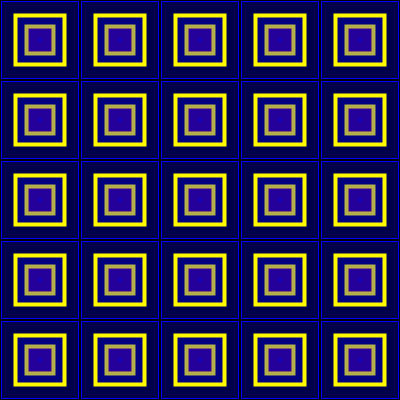
Frame 1 (no input)
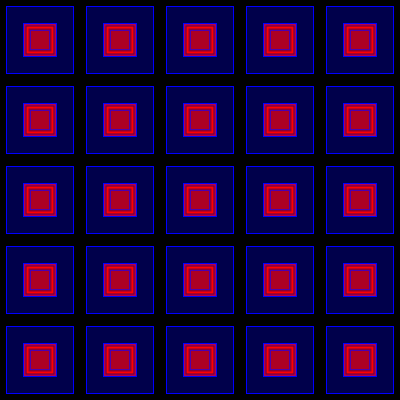
Frame 2 (the mouse pressed at the canvas centre, redrawn once)

The Processing sketch that drew these frames (run headless with seeded random() and noise(); the mouse was pressed at the canvas centre and the sketch redrawn once):

// Processing sketch: processing_38994
// ── processing_38994.pde

void setup() {
  size(400,400);
  noStroke();
  rectMode(CENTER);
}

int number = 5;

void draw() {
  background(0);
  for(int i = 0; i < number; i++) {
    randomColor();
    helper();
    float rectSize = random(80);
  for( int x=40; x<= width; x+=80){
for( int a=40; a<=width; a+=80){
rect(x,a,rectSize,rectSize);

}
}
  }
  noLoop();
}

void randomColor() {

  int randomNum = floor(random(1,4));

  if(randomNum == 1) {
    fill(255,0,0,75);
  }; 
  if(randomNum == 2) {
    fill(0,0,255,75);
  }; 
  if(randomNum == 3) {
    fill(255,250,0,75);
  };
}

void helper(){
  int helper = floor(random(1,4));
  if(helper==1){
    stroke(0,0,255);
    strokeWeight(1);
  }
  if(helper==2){
    stroke(255,250,0);
        strokeWeight(4);
  }
  if(helper==3){
    stroke(255,0,0);
        strokeWeight(2);
  }
}
